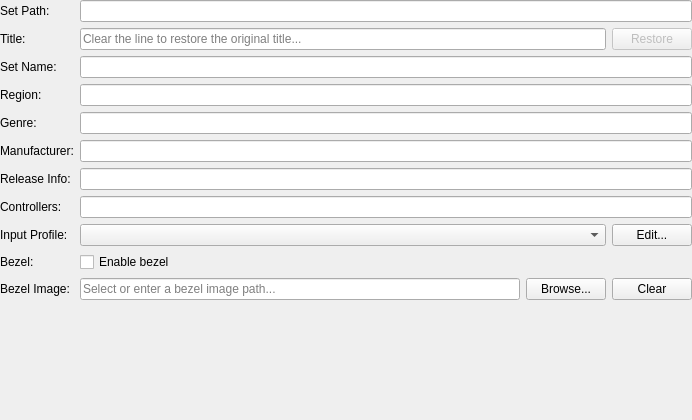
<?xml version="1.0" encoding="UTF-8"?>
<ui version="4.0">
 <class>GameSummaryWidget</class>
 <widget class="QWidget" name="GameSummaryWidget">
  <property name="geometry">
   <rect>
    <x>0</x>
    <y>0</y>
    <width>692</width>
    <height>420</height>
   </rect>
  </property>
  <property name="windowTitle">
   <string>Dialog</string>
  </property>
  <layout class="QGridLayout" name="gridLayout">
   <property name="leftMargin">
    <number>0</number>
   </property>
   <property name="topMargin">
    <number>0</number>
   </property>
   <property name="rightMargin">
    <number>0</number>
   </property>
   <property name="bottomMargin">
    <number>0</number>
   </property>
   <item row="0" column="0">
    <widget class="QLabel" name="label_4">
     <property name="text">
      <string>Set Path:</string>
     </property>
    </widget>
   </item>
   <item row="0" column="1">
    <widget class="QLineEdit" name="path">
     <property name="readOnly">
      <bool>true</bool>
     </property>
    </widget>
   </item>
   <item row="1" column="0">
    <widget class="QLabel" name="label_2">
     <property name="text">
      <string>Title:</string>
     </property>
    </widget>
   </item>
   <item row="1" column="1">
    <layout class="QHBoxLayout" name="titleLayout">
     <item>
      <widget class="QLineEdit" name="title">
       <property name="placeholderText">
        <string>Clear the line to restore the original title...</string>
       </property>
      </widget>
     </item>
     <item>
      <widget class="QPushButton" name="restoreTitle">
       <property name="enabled">
        <bool>false</bool>
       </property>
       <property name="text">
        <string>Restore</string>
       </property>
      </widget>
     </item>
    </layout>
   </item>
   <item row="2" column="0">
    <widget class="QLabel" name="label">
     <property name="text">
      <string>Set Name:</string>
     </property>
    </widget>
   </item>
   <item row="2" column="1">
    <widget class="QLineEdit" name="serial">
     <property name="readOnly">
      <bool>true</bool>
     </property>
    </widget>
   </item>
   <item row="3" column="0">
    <widget class="QLabel" name="label_3">
     <property name="text">
      <string>Region:</string>
     </property>
    </widget>
   </item>
   <item row="3" column="1">
    <widget class="QLineEdit" name="region">
     <property name="readOnly">
      <bool>true</bool>
     </property>
    </widget>
   </item>
   <item row="4" column="0">
    <widget class="QLabel" name="label_11">
     <property name="text">
      <string>Genre:</string>
     </property>
    </widget>
   </item>
   <item row="4" column="1">
    <widget class="QLineEdit" name="genre">
     <property name="readOnly">
      <bool>true</bool>
     </property>
    </widget>
   </item>
   <item row="5" column="0">
    <widget class="QLabel" name="label_12">
     <property name="text">
      <string>Manufacturer:</string>
     </property>
    </widget>
   </item>
   <item row="5" column="1">
    <widget class="QLineEdit" name="developer">
     <property name="readOnly">
      <bool>true</bool>
     </property>
    </widget>
   </item>
   <item row="6" column="0">
    <widget class="QLabel" name="label_14">
     <property name="text">
      <string>Release Info:</string>
     </property>
    </widget>
   </item>
   <item row="6" column="1">
    <widget class="QLineEdit" name="releaseInfo">
     <property name="readOnly">
      <bool>true</bool>
     </property>
    </widget>
   </item>
   <item row="7" column="0">
    <widget class="QLabel" name="label_15">
     <property name="text">
      <string>Controllers:</string>
     </property>
    </widget>
   </item>
   <item row="7" column="1">
    <widget class="QLineEdit" name="controllers">
     <property name="readOnly">
      <bool>true</bool>
     </property>
    </widget>
   </item>
   <item row="8" column="0">
    <widget class="QLabel" name="label_9">
     <property name="text">
      <string>Input Profile:</string>
     </property>
    </widget>
   </item>
   <item row="8" column="1">
    <layout class="QHBoxLayout" name="inputProfileLayout" stretch="1,0">
     <item>
      <widget class="QComboBox" name="inputProfile"/>
     </item>
     <item>
      <widget class="QPushButton" name="editInputProfile">
       <property name="text">
        <string>Edit...</string>
       </property>
      </widget>
     </item>
    </layout>
   </item>
   <item row="9" column="0">
    <widget class="QLabel" name="labelBezelEnabled">
     <property name="text">
      <string>Bezel:</string>
     </property>
    </widget>
   </item>
   <item row="9" column="1">
    <widget class="QCheckBox" name="bezelEnabled">
     <property name="text">
      <string>Enable bezel</string>
     </property>
    </widget>
   </item>
   <item row="10" column="0">
    <widget class="QLabel" name="labelBezelPath">
     <property name="text">
      <string>Bezel Image:</string>
     </property>
    </widget>
   </item>
   <item row="10" column="1">
    <layout class="QHBoxLayout" name="bezelPathLayout" stretch="1,0,0">
     <item>
      <widget class="QLineEdit" name="bezelPath">
       <property name="placeholderText">
        <string>Select or enter a bezel image path...</string>
       </property>
      </widget>
     </item>
     <item>
      <widget class="QPushButton" name="bezelBrowse">
       <property name="text">
        <string>Browse...</string>
       </property>
      </widget>
     </item>
     <item>
      <widget class="QPushButton" name="bezelClear">
       <property name="text">
        <string>Clear</string>
       </property>
      </widget>
     </item>
    </layout>
   </item>
   <item row="11" column="0" colspan="2">
    <spacer name="verticalSpacer">
     <property name="orientation">
      <enum>Qt::Orientation::Vertical</enum>
     </property>
     <property name="sizeHint" stdset="0">
      <size>
       <width>20</width>
       <height>40</height>
      </size>
     </property>
    </spacer>
   </item>
  </layout>
 </widget>
 <resources/>
 <connections/>
</ui>
